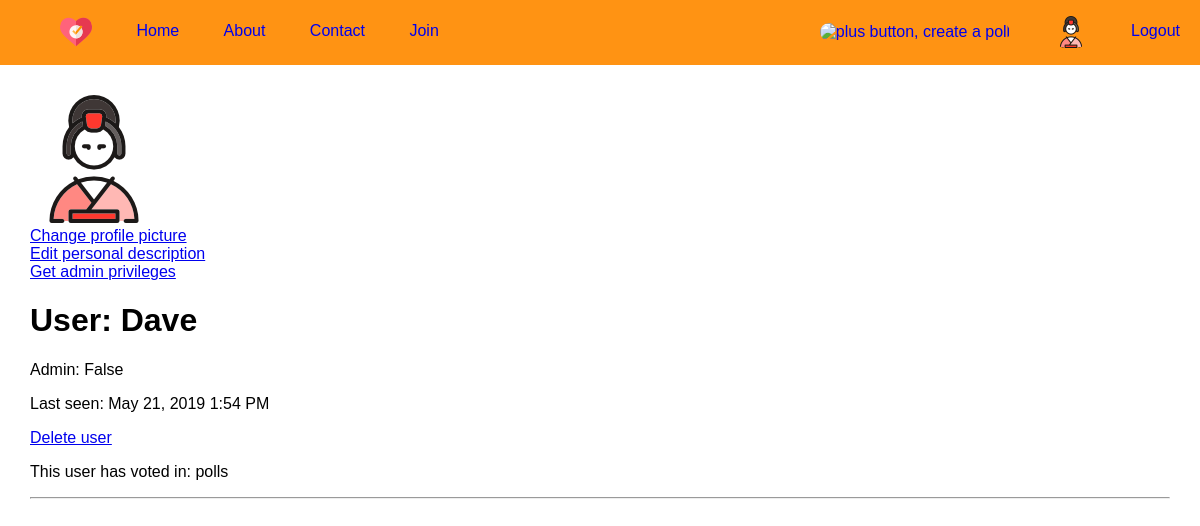
/user/Dave (signed in), run on an earlier commit of the app's database.
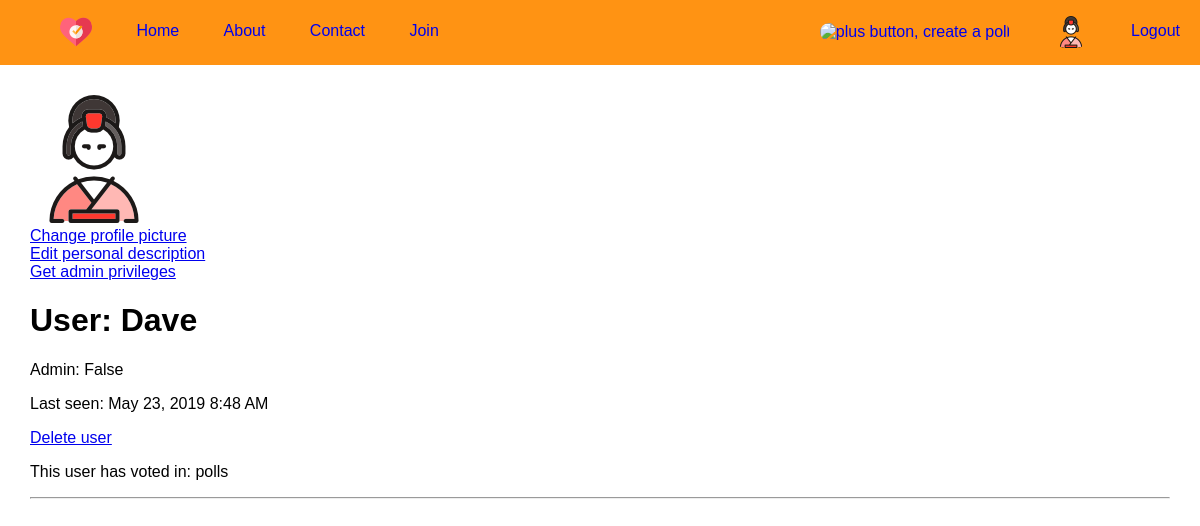
And on a later commit of the database.
### app/models.py (models this page shows, shortened)
class User(UserMixin, db.Model):
    id = db.Column(db.Integer, primary_key = True)
    username = db.Column(db.String(64), index = True, unique = True)
    email = db.Column(db.String(128), index = True, unique = True, nullable = False)
    password_hash = db.Column(db.String(128), nullable = False)
    is_admin = db.Column(db.Boolean(), default = False)
    description = db.Column(db.String(240))
    confirmed = db.Column(db.Boolean(), nullable = False, default = False)
    last_seen = db.Column(db.DateTime, default = func.now())
    polls = db.relationship("Poll", backref = "author", lazy = "dynamic", cascade = "all,delete")
    votes = db.relationship("Votes", backref = "voter", lazy = "dynamic", cascade = "all,delete")
    def delete(self):
        for file in os.listdir(USER_UPLOAD_FOLDER):
            file_id = file.split(".")[0]
            if(file_id == self.username):
                path = USER_UPLOAD_FOLDER + file
                os.remove(path)
        db.session.delete(self)
        db.session.commit()
    def avatar(self, size):
        for file in os.listdir(USER_UPLOAD_FOLDER):
            file_id = file.split(".")[0]
            if(file_id == self.username):
                return(url_for("static", filename = "user-images/" + file))
        digest = md5(self.email.lower().encode("utf-8")).hexdigest()
        return(("https://www.gravatar.com/avatar/{}?d=retro&s={}").format(digest, size))
    def get_admin(self):
        return(self.is_admin)

### app/routes.py (the view)
@app.route('/user/<username>')
@login_required
def user(username):
    user = User.query.filter_by(username=username).first_or_404()
    polls = Poll.query.filter_by(user_id = user.id)
    return render_template('user.html', user=user, polls = polls)

### app/models.py (called while the page is built)
@login.user_loader
def user_loader(id):
    return(User.query.get(int(id)))

### app/routes.py (called while the page is built)
@app.context_processor
def get_allowed_files():
    return(dict(allowed_files = ALLOWED_FILES))

@app.before_request
def before_request():
    if(current_user.is_authenticated):
        current_user.last_seen = datetime.utcnow()
        db.session.commit()

### app/templates/user.html (shortened to what this page needs)
{% extends "base.html" %}
{% block content %}
    <img src = "{{user.avatar(128)}}" style = "width:128px; height:128px;" alt = "user avatar" />
    <br>
    {% if user == current_user %}
        <a href = "{{ url_for('upload') }}">Change profile picture</a>
        <br>
        <a href = "{{ url_for('edit_profile') }}">Edit personal description</a>
        {%  if not current_user.get_admin() %}
            <br>
            <a href = "{{url_for('admin')}}">Get admin privileges</a>
        {% endif %}
    {% endif %}
    <h1>User: {{ user.username }}</h1>
    <p>Admin: {{user.get_admin()}}</p>
    {% if user.last_seen %}
        <p> Last seen: {{ moment(user.last_seen).format("LLL") }}</p>
    {% endif %}
    {% if user.id == current_user.id or current_user.get_admin() %}
        <a href = "{{url_for('delete_user', id = user.id) }}">Delete user</a>
    {% endif %}
    <p>This user has voted in:  polls</p>
    <hr>
{% endblock %}

### app/templates/base.html (shortened to what this page needs)
<!DOCTYPE html>
<html>
    <head>
        <link rel= "stylesheet" type= "text/css" href= "{{url_for('static', filename = 'style/common.css')}}">
        <link rel= "stylesheet" type= "text/css" href= "{{url_for('static', filename = 'style/polls-home.css')}}">
        <link rel= "stylesheet" type= "text/css" href= "{{url_for('static', filename = 'style/error.css')}}">
    </head>
    <body>
    <header>
        <nav>
        <ul>
            <li><a href="{{ url_for('index') }}"><img src="{{url_for('static', filename = 'images/icon.png')}}" id = "logo" alt="Company icon, a heart with a tick box inside it"/></a></li>
            <li><a href="{{ url_for('index') }}"> Home </a> </li>
            <li><a href="../pages/about.html">About </a></li>
            <li><a href="../pages/contact.html"> Contact </a></li>
            <li><a href="{{url_for('register')}}"> Join </a></li>
        </ul>
        <ul>
            <li><a href= "{{url_for('create_poll')}}"> <img src="{{url_for('static', filename = 'images/plus-32.png')}}" id="create-poll" alt="plus button, create a poll"/></a></li>
            {% if current_user.is_authenticated %}
                <li><a href="{{ url_for('user', username = current_user.username) }}"><img src="{{current_user.avatar(32)}}" class="nav-right"  alt="user avatar, click to login or view profile"/></a></li>
                <li><a href = "{{ url_for('logout')}}">Logout</a></li>
            {% else %}
            <li><a href="{{ url_for('login') }}"><img src="{{url_for('static', filename = 'images/user-32.png')}}" class="nav-right"  alt="user avatar, click to login or view profile"/></a></li>
            <li><a href = "{{ url_for('login')}}">Login</a></li>
            {% endif %}
        </ul>
        </nav>
    </header>
        <div id = "content">
            {% block content %}
            {% endblock %}
        </div>
    </body>
</html>

### app/static/style/common.css (style rules this page uses)
body { margin: 0; padding: 0; font-family: sans-serif; padding: 30px; margin-top: 65px; }
header { position: absolute; top: 0; left: 0; right: 0; height: 65px; width: 100%; background-color: #FF9313; }
header * { display: inline; }
header img { width: 32px; height: 32px; border-radius: 10px; vertical-align: middle; }
nav { display: flex; align-items: center; justify-content: space-between; z-index: 10; }
header li { margin: 0px 20px; }
header li a { text-decoration: none; }

What changed in the data, as far as the page shows it:
changed User "Dave": last_seen "May 21, 2019 1:54 PM" → "May 23, 2019 8:48 AM"
